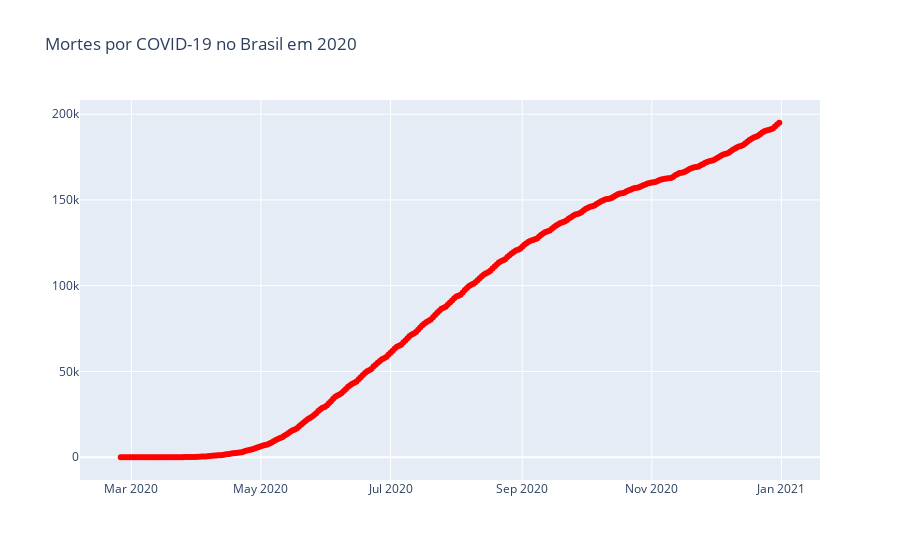

The notebook cell this image was saved under:
### Markdown cell above
## Mortes em 2020

### Code cell
fig = go.Figure()
fig.add_trace(
  go.Scatter(x=brazil_2020.date, y=brazil_2020.deaths, name='Mortes',
             mode='lines+markers', line={'color': 'red'})
)
fig.update_layout(title='Mortes por COVID-19 no Brasil em 2020')
fig.show()

### Figure 1 — Plotly figure (JSON) as saved in the notebook; plotly's stock layout.template omitted (floating-point values rounded to 4 significant figures; data arrays with more than 128 entries replaced by an {"elided": "..."} marker saying what was removed)
{"data": [{"line": {"color": "red"}, "mode": "lines+markers", "name": "Mortes", "type": "scatter", "x": {"elided": "311 str values"}, "y": {"elided": "311 int values"}}], "layout": {"title": {"text": "Mortes por COVID-19 no Brasil em 2020"}}}
